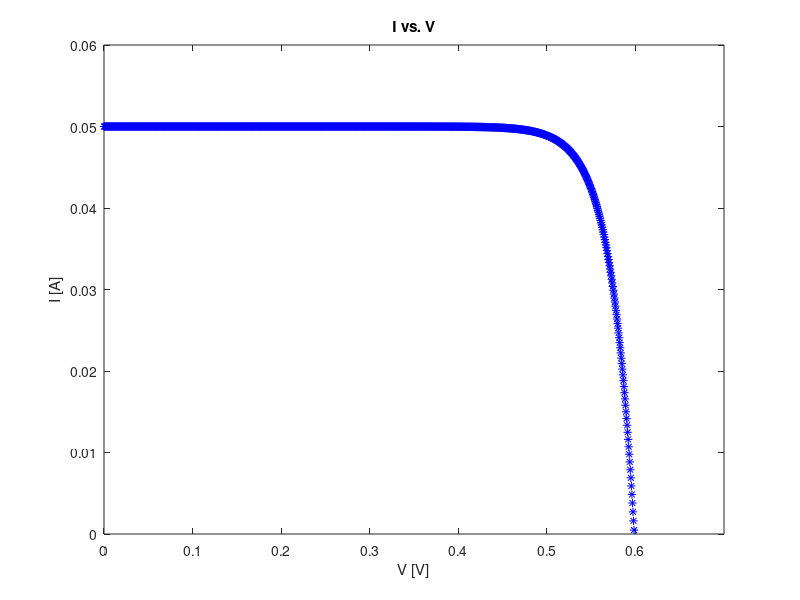

MATLAB code to generate this figure:
%Problem 12.10
IL = 50E-3;
IS = 4.5785E-12;
Vt = 0.0259;
for Voc = 0:0.000599:0.599
    I = IL-(IS*(exp(Voc/Vt)-1));
    plot(Voc, I, 'b--*');
    hold on;
end
axis([0 0.7 0 0.06]);
title('I vs. V');
xlabel('V [V]');
ylabel('I [A]');